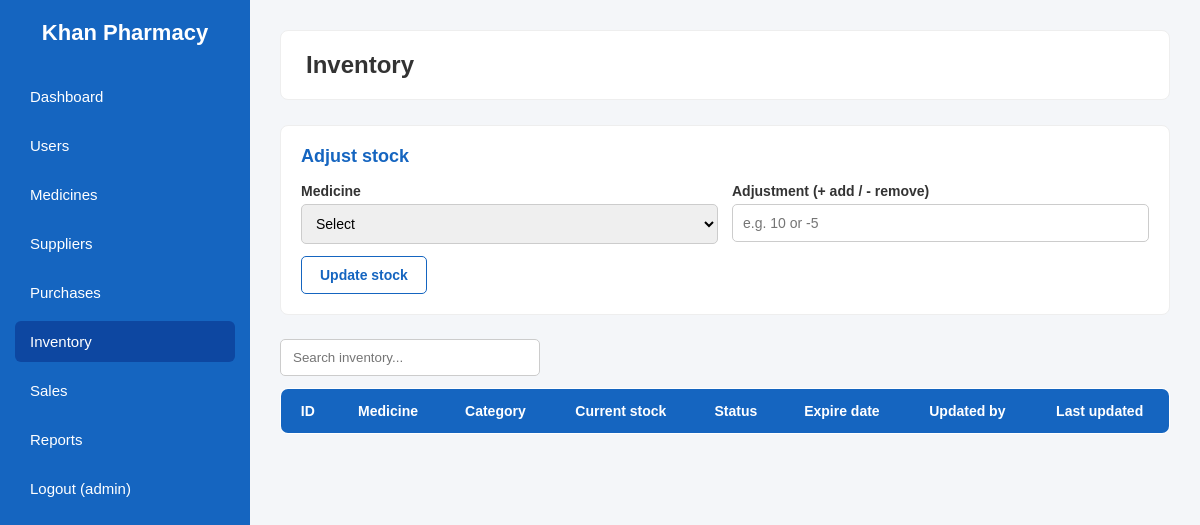
Page /inventory.php (signed in) on the earlier database version.
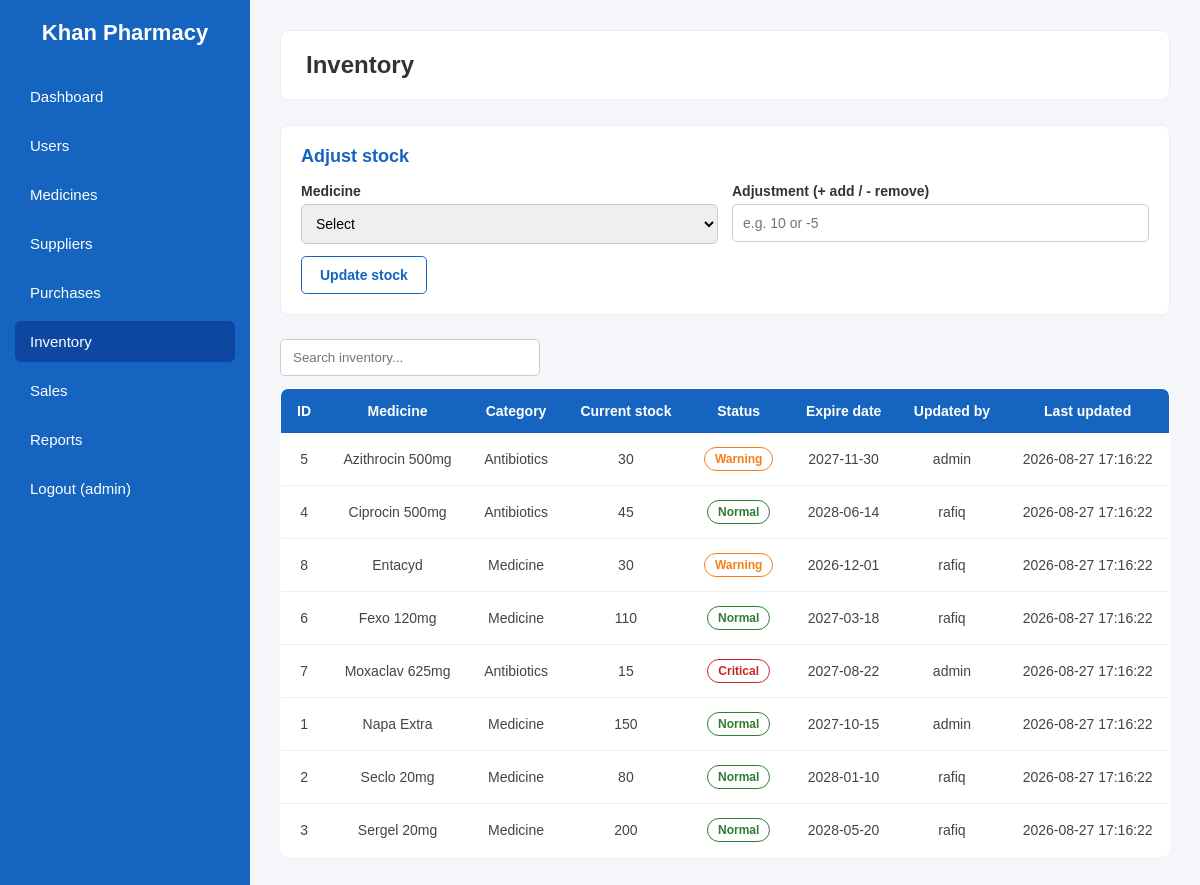
Same page on the later database version.
### tables this page shows
CREATE TABLE `inventory` (
    `inventory_id` INT AUTO_INCREMENT PRIMARY KEY,
    `medicine_id` INT NOT NULL UNIQUE,
    `current_stock` INT NOT NULL DEFAULT 0,
    `stock_status` ENUM('Normal', 'Warning', 'Critical') NOT NULL DEFAULT 'Normal',
    `updated_by` INT DEFAULT NULL,
    `updated_at` TIMESTAMP DEFAULT CURRENT_TIMESTAMP ON UPDATE CURRENT_TIMESTAMP,
    CONSTRAINT `fk_inventory_medicine` FOREIGN KEY (`medicine_id`) REFERENCES `medicines`(`medicine_id`) ON DELETE CASCADE,
    CONSTRAINT `fk_inventory_user` FOREIGN KEY (`updated_by`) REFERENCES `users`(`user_id`) ON DELETE SET NULL
);

CREATE TABLE `medicines` (
    `medicine_id` INT AUTO_INCREMENT PRIMARY KEY,
    `medicine_name` VARCHAR(100) NOT NULL,
    `company_name` VARCHAR(100) NOT NULL,
    `category` VARCHAR(50) NOT NULL DEFAULT 'General',
    `purchase_price` DECIMAL(10, 2) NOT NULL DEFAULT 0.00,
    `expire_date` DATE NOT NULL,
    `manufacture_date` DATE NOT NULL,
    `supplier_id` INT DEFAULT NULL,
    `sale_price` DECIMAL(10, 2) NOT NULL,
    `batch_number` VARCHAR(50) NOT NULL DEFAULT '',
    CONSTRAINT `fk_medicine_supplier` FOREIGN KEY (`supplier_id`) REFERENCES `suppliers`(`supplier_id`) ON DELETE SET NULL
);

CREATE TABLE `users` (
    `user_id` INT AUTO_INCREMENT PRIMARY KEY,
    `username` VARCHAR(50) NOT NULL UNIQUE,
    `password` VARCHAR(255) NOT NULL,
    `role` ENUM('Admin', 'Pharmacist', 'Employee') NOT NULL,
    `email` VARCHAR(100) NOT NULL UNIQUE
);

### includes/auth.php (called while the page is built, shortened)
<?php
function h($text)
{
    return htmlspecialchars((string) $text, ENT_QUOTES, "UTF-8");
}
function medicine_category_label($category)
{
    if ($category === "General") {
        return "Medicine";
    }
    if ($category === "Antibiotic") {
        return "Antibiotics";
    }
    return $category;
}

### inventory.php (the view, shortened to what this page needs)
<?php
require_once "includes/db.php";
require_once "includes/auth.php";
$rows = $conn->query(
    "SELECT i.*, m.medicine_name, m.category, m.expire_date, u.username AS updated_by_name
     FROM inventory i
     JOIN medicines m ON i.medicine_id = m.medicine_id
     LEFT JOIN users u ON i.updated_by = u.user_id
     ORDER BY m.medicine_name"
)->fetch_all(MYSQLI_ASSOC);
require_once "includes/header.php";
?>
<div class="card">
    <h2>Adjust stock</h2>
    <form method="post">
        <div class="form-row">
            <div class="form-group">
                <label>Medicine</label>
                <select name="medicine_id" required>
                    <option value="">Select</option>
                </select>
            </div>
            <div class="form-group">
                <label>Adjustment (+ add / - remove)</label>
                <input type="number" name="adjustment" required placeholder="e.g. 10 or -5">
            </div>
        </div>
        <div class="form-actions">
            <button type="submit" class="save-btn">Update stock</button>
        </div>
    </form>
</div>
<input type="text" class="search-box" data-table="data-table" placeholder="Search inventory...">
<table id="data-table">
    <thead>
        <tr>
            <th>ID</th>
            <th>Medicine</th>
            <th>Category</th>
            <th>Current stock</th>
            <th>Status</th>
            <th>Expire date</th>
            <th>Updated by</th>
            <th>Last updated</th>
        </tr>
    </thead>
    <tbody>
        <?php foreach ($rows as $row) { ?>
        <tr>
            <td><?php echo (int) $row["inventory_id"]; ?></td>
            <td><?php echo h($row["medicine_name"]); ?></td>
            <td><?php echo h(medicine_category_label($row["category"])); ?></td>
            <td><?php echo (int) $row["current_stock"]; ?></td>
            <td><span class="badge badge-<?php echo strtolower($row["stock_status"]); ?>"><?php echo h($row["stock_status"]); ?></span></td>
            <td><?php echo h($row["expire_date"]); ?></td>
            <td><?php echo h($row["updated_by_name"] ?? ""); ?></td>
            <td><?php echo h($row["updated_at"]); ?></td>
        </tr>
        <?php } ?>
    </tbody>
</table>
<?php require_once "includes/footer.php"; ?>

Differences in the rows shown:
added inventory: inventory_id "5", medicine.medicine_name "Azithrocin 500mg", medicine.category "Antibiotics", current_stock "30", stock_status "Warning", medicine.expire_date "2027-11-30", updated_by.username "admin", updated_at "2026-08-27 17:16:22"
added inventory: inventory_id "4", medicine.medicine_name "Ciprocin 500mg", medicine.category "Antibiotics", current_stock "45", stock_status "Normal", medicine.expire_date "2028-06-14", updated_by.username "rafiq", updated_at "2026-08-27 17:16:22"
added inventory: inventory_id "8", medicine.medicine_name "Entacyd", medicine.category "Medicine", current_stock "30", stock_status "Warning", medicine.expire_date "2026-12-01", updated_by.username "rafiq", updated_at "2026-08-27 17:16:22"
added inventory: inventory_id "6", medicine.medicine_name "Fexo 120mg", medicine.category "Medicine", current_stock "110", stock_status "Normal", medicine.expire_date "2027-03-18", updated_by.username "rafiq", updated_at "2026-08-27 17:16:22"
added inventory: inventory_id "7", medicine.medicine_name "Moxaclav 625mg", medicine.category "Antibiotics", current_stock "15", stock_status "Critical", medicine.expire_date "2027-08-22", updated_by.username "admin", updated_at "2026-08-27 17:16:22"
added inventory: inventory_id "1", medicine.medicine_name "Napa Extra", medicine.category "Medicine", current_stock "150", stock_status "Normal", medicine.expire_date "2027-10-15", updated_by.username "admin", updated_at "2026-08-27 17:16:22"
added inventory: inventory_id "2", medicine.medicine_name "Seclo 20mg", medicine.category "Medicine", current_stock "80", stock_status "Normal", medicine.expire_date "2028-01-10", updated_by.username "rafiq", updated_at "2026-08-27 17:16:22"
added inventory: inventory_id "3", medicine.medicine_name "Sergel 20mg", medicine.category "Medicine", current_stock "200", stock_status "Normal", medicine.expire_date "2028-05-20", updated_by.username "rafiq", updated_at "2026-08-27 17:16:22"
